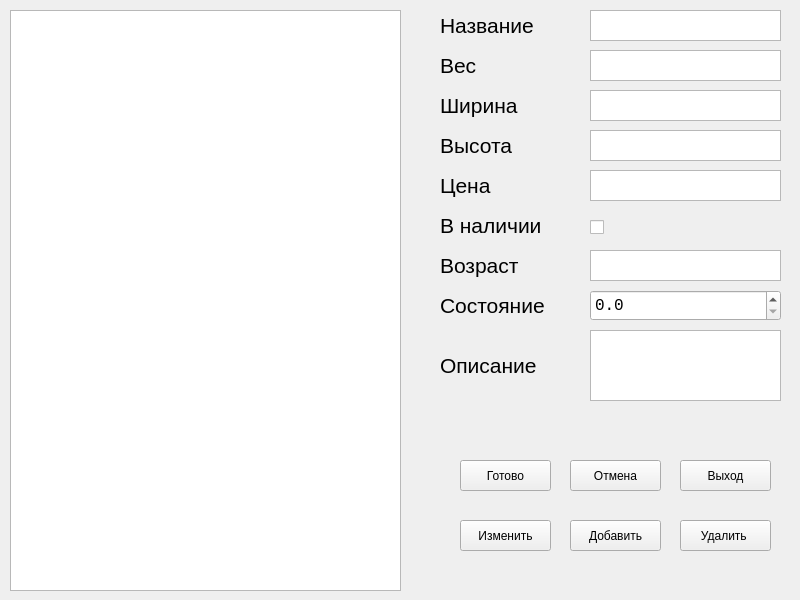
<?xml version="1.0" encoding="UTF-8"?>
<ui version="4.0">
 <class>petrov_dialog</class>
 <widget class="QDialog" name="petrov_dialog">
  <property name="geometry">
   <rect>
    <x>0</x>
    <y>0</y>
    <width>800</width>
    <height>600</height>
   </rect>
  </property>
  <property name="sizePolicy">
   <sizepolicy hsizetype="Fixed" vsizetype="Fixed">
    <horstretch>0</horstretch>
    <verstretch>0</verstretch>
   </sizepolicy>
  </property>
  <property name="minimumSize">
   <size>
    <width>800</width>
    <height>600</height>
   </size>
  </property>
  <property name="maximumSize">
   <size>
    <width>800</width>
    <height>600</height>
   </size>
  </property>
  <property name="windowTitle">
   <string>Редактирование</string>
  </property>
  <widget class="QListWidget" name="listWidget">
   <property name="geometry">
    <rect>
     <x>10</x>
     <y>10</y>
     <width>391</width>
     <height>581</height>
    </rect>
   </property>
   <property name="font">
    <font>
     <family>Monospace</family>
     <pointsize>16</pointsize>
    </font>
   </property>
  </widget>
  <widget class="QLabel" name="label">
   <property name="geometry">
    <rect>
     <x>440</x>
     <y>10</y>
     <width>111</width>
     <height>31</height>
    </rect>
   </property>
   <property name="font">
    <font>
     <pointsize>16</pointsize>
    </font>
   </property>
   <property name="text">
    <string>Название</string>
   </property>
  </widget>
  <widget class="QLabel" name="label_2">
   <property name="geometry">
    <rect>
     <x>440</x>
     <y>50</y>
     <width>111</width>
     <height>31</height>
    </rect>
   </property>
   <property name="font">
    <font>
     <pointsize>16</pointsize>
    </font>
   </property>
   <property name="text">
    <string>Вес</string>
   </property>
  </widget>
  <widget class="QLabel" name="label_3">
   <property name="geometry">
    <rect>
     <x>440</x>
     <y>90</y>
     <width>111</width>
     <height>31</height>
    </rect>
   </property>
   <property name="font">
    <font>
     <pointsize>16</pointsize>
    </font>
   </property>
   <property name="text">
    <string>Ширина</string>
   </property>
  </widget>
  <widget class="QLabel" name="label_4">
   <property name="geometry">
    <rect>
     <x>440</x>
     <y>130</y>
     <width>111</width>
     <height>31</height>
    </rect>
   </property>
   <property name="font">
    <font>
     <pointsize>16</pointsize>
    </font>
   </property>
   <property name="text">
    <string>Высота</string>
   </property>
  </widget>
  <widget class="QLabel" name="label_5">
   <property name="geometry">
    <rect>
     <x>440</x>
     <y>170</y>
     <width>111</width>
     <height>31</height>
    </rect>
   </property>
   <property name="font">
    <font>
     <pointsize>16</pointsize>
    </font>
   </property>
   <property name="text">
    <string>Цена</string>
   </property>
  </widget>
  <widget class="QLabel" name="label_6">
   <property name="geometry">
    <rect>
     <x>440</x>
     <y>210</y>
     <width>111</width>
     <height>31</height>
    </rect>
   </property>
   <property name="font">
    <font>
     <pointsize>16</pointsize>
    </font>
   </property>
   <property name="text">
    <string>В наличии </string>
   </property>
  </widget>
  <widget class="QLabel" name="label_7">
   <property name="geometry">
    <rect>
     <x>440</x>
     <y>250</y>
     <width>111</width>
     <height>31</height>
    </rect>
   </property>
   <property name="font">
    <font>
     <pointsize>16</pointsize>
    </font>
   </property>
   <property name="text">
    <string>Возраст</string>
   </property>
  </widget>
  <widget class="QLabel" name="label_8">
   <property name="geometry">
    <rect>
     <x>440</x>
     <y>290</y>
     <width>111</width>
     <height>31</height>
    </rect>
   </property>
   <property name="font">
    <font>
     <pointsize>16</pointsize>
    </font>
   </property>
   <property name="text">
    <string>Состояние</string>
   </property>
  </widget>
  <widget class="QLabel" name="label_9">
   <property name="geometry">
    <rect>
     <x>440</x>
     <y>350</y>
     <width>111</width>
     <height>31</height>
    </rect>
   </property>
   <property name="font">
    <font>
     <pointsize>16</pointsize>
    </font>
   </property>
   <property name="text">
    <string>Описание</string>
   </property>
  </widget>
  <widget class="QTextEdit" name="textEdit_name">
   <property name="geometry">
    <rect>
     <x>590</x>
     <y>10</y>
     <width>191</width>
     <height>31</height>
    </rect>
   </property>
   <property name="font">
    <font>
     <family>Monospace</family>
     <pointsize>11</pointsize>
    </font>
   </property>
   <property name="html">
    <string>&lt;!DOCTYPE HTML PUBLIC &quot;-//W3C//DTD HTML 4.0//EN&quot; &quot;http://www.w3.org/TR/REC-html40/strict.dtd&quot;&gt;
&lt;html&gt;&lt;head&gt;&lt;meta name=&quot;qrichtext&quot; content=&quot;1&quot; /&gt;&lt;meta charset=&quot;utf-8&quot; /&gt;&lt;style type=&quot;text/css&quot;&gt;
p, li { white-space: pre-wrap; }
hr { height: 1px; border-width: 0; }
li.unchecked::marker { content: &quot;\2610&quot;; }
li.checked::marker { content: &quot;\2612&quot;; }
&lt;/style&gt;&lt;/head&gt;&lt;body style=&quot; font-family:'Monospace'; font-size:11pt; font-weight:400; font-style:normal;&quot;&gt;
&lt;p style=&quot;-qt-paragraph-type:empty; margin-top:0px; margin-bottom:0px; margin-left:0px; margin-right:0px; -qt-block-indent:0; text-indent:0px; font-family:'Sans Serif'; font-size:12pt;&quot;&gt;&lt;br /&gt;&lt;/p&gt;&lt;/body&gt;&lt;/html&gt;</string>
   </property>
  </widget>
  <widget class="QTextEdit" name="textEdit_weight">
   <property name="geometry">
    <rect>
     <x>590</x>
     <y>50</y>
     <width>191</width>
     <height>31</height>
    </rect>
   </property>
   <property name="font">
    <font>
     <family>Monospace</family>
     <pointsize>11</pointsize>
    </font>
   </property>
  </widget>
  <widget class="QTextEdit" name="textEdit_width">
   <property name="geometry">
    <rect>
     <x>590</x>
     <y>90</y>
     <width>191</width>
     <height>31</height>
    </rect>
   </property>
   <property name="font">
    <font>
     <family>Monospace</family>
     <pointsize>11</pointsize>
    </font>
   </property>
  </widget>
  <widget class="QTextEdit" name="textEdit_height">
   <property name="geometry">
    <rect>
     <x>590</x>
     <y>130</y>
     <width>191</width>
     <height>31</height>
    </rect>
   </property>
   <property name="font">
    <font>
     <family>Monospace</family>
     <pointsize>11</pointsize>
    </font>
   </property>
  </widget>
  <widget class="QTextEdit" name="textEdit_price">
   <property name="geometry">
    <rect>
     <x>590</x>
     <y>170</y>
     <width>191</width>
     <height>31</height>
    </rect>
   </property>
   <property name="font">
    <font>
     <family>Monospace</family>
     <pointsize>11</pointsize>
    </font>
   </property>
  </widget>
  <widget class="QCheckBox" name="checkBox_stock">
   <property name="geometry">
    <rect>
     <x>590</x>
     <y>220</y>
     <width>14</width>
     <height>15</height>
    </rect>
   </property>
   <property name="minimumSize">
    <size>
     <width>0</width>
     <height>0</height>
    </size>
   </property>
   <property name="font">
    <font>
     <family>Monospace</family>
     <pointsize>48</pointsize>
    </font>
   </property>
   <property name="cursor">
    <cursorShape>ArrowCursor</cursorShape>
   </property>
   <property name="checkable">
    <bool>true</bool>
   </property>
  </widget>
  <widget class="QTextEdit" name="textEdit_age">
   <property name="geometry">
    <rect>
     <x>590</x>
     <y>250</y>
     <width>191</width>
     <height>31</height>
    </rect>
   </property>
   <property name="font">
    <font>
     <family>Monospace</family>
     <pointsize>11</pointsize>
    </font>
   </property>
  </widget>
  <widget class="QTextEdit" name="textEdit_description">
   <property name="geometry">
    <rect>
     <x>590</x>
     <y>330</y>
     <width>191</width>
     <height>71</height>
    </rect>
   </property>
   <property name="font">
    <font>
     <family>Monospace</family>
     <pointsize>11</pointsize>
    </font>
   </property>
  </widget>
  <widget class="QDoubleSpinBox" name="doubleSpinBox_condition">
   <property name="geometry">
    <rect>
     <x>590</x>
     <y>290</y>
     <width>191</width>
     <height>31</height>
    </rect>
   </property>
   <property name="font">
    <font>
     <family>Monospace</family>
     <pointsize>12</pointsize>
    </font>
   </property>
   <property name="decimals">
    <number>1</number>
   </property>
   <property name="maximum">
    <double>10.000000000000000</double>
   </property>
   <property name="singleStep">
    <double>0.100000000000000</double>
   </property>
  </widget>
  <widget class="QPushButton" name="pushButton_save">
   <property name="geometry">
    <rect>
     <x>460</x>
     <y>460</y>
     <width>91</width>
     <height>31</height>
    </rect>
   </property>
   <property name="focusPolicy">
    <enum>Qt::FocusPolicy::NoFocus</enum>
   </property>
   <property name="text">
    <string>Готово</string>
   </property>
  </widget>
  <widget class="QPushButton" name="pushButton_cancel">
   <property name="geometry">
    <rect>
     <x>570</x>
     <y>460</y>
     <width>91</width>
     <height>31</height>
    </rect>
   </property>
   <property name="focusPolicy">
    <enum>Qt::FocusPolicy::NoFocus</enum>
   </property>
   <property name="text">
    <string>Отмена</string>
   </property>
  </widget>
  <widget class="QPushButton" name="pushButton_change">
   <property name="geometry">
    <rect>
     <x>460</x>
     <y>520</y>
     <width>91</width>
     <height>31</height>
    </rect>
   </property>
   <property name="focusPolicy">
    <enum>Qt::FocusPolicy::NoFocus</enum>
   </property>
   <property name="text">
    <string>Изменить</string>
   </property>
  </widget>
  <widget class="QPushButton" name="pushButton_delete">
   <property name="geometry">
    <rect>
     <x>680</x>
     <y>520</y>
     <width>91</width>
     <height>31</height>
    </rect>
   </property>
   <property name="focusPolicy">
    <enum>Qt::FocusPolicy::NoFocus</enum>
   </property>
   <property name="text">
    <string>Удалить </string>
   </property>
  </widget>
  <widget class="QPushButton" name="pushButton_add">
   <property name="geometry">
    <rect>
     <x>570</x>
     <y>520</y>
     <width>91</width>
     <height>31</height>
    </rect>
   </property>
   <property name="focusPolicy">
    <enum>Qt::FocusPolicy::NoFocus</enum>
   </property>
   <property name="text">
    <string>Добавить</string>
   </property>
  </widget>
  <widget class="QPushButton" name="pushButton_exit">
   <property name="geometry">
    <rect>
     <x>680</x>
     <y>460</y>
     <width>91</width>
     <height>31</height>
    </rect>
   </property>
   <property name="focusPolicy">
    <enum>Qt::FocusPolicy::NoFocus</enum>
   </property>
   <property name="text">
    <string>Выход</string>
   </property>
  </widget>
 </widget>
 <resources/>
 <connections/>
</ui>
